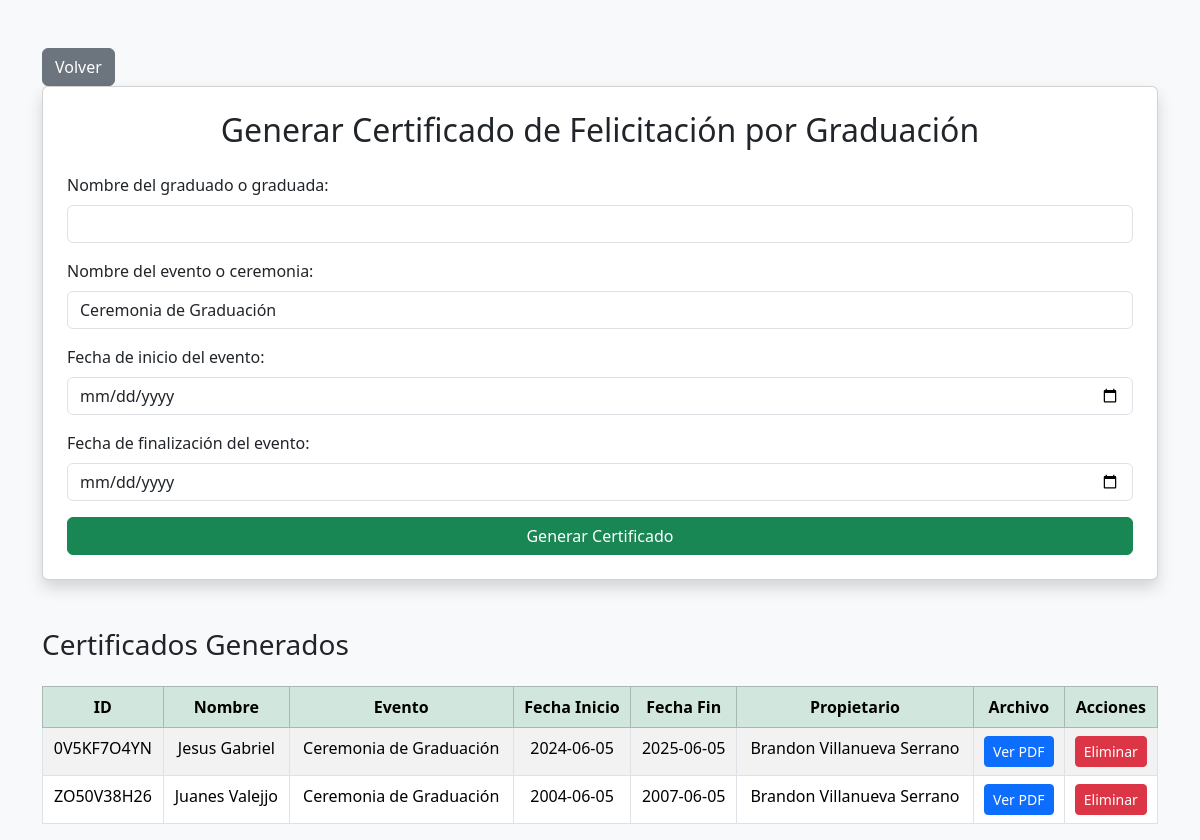
The app's page /roles/Administrador/certificados.php (signed in) with its own data.
### tables this page shows
CREATE TABLE `certificados` (
  `id_certificado` varchar(200) NOT NULL,
  `nombrePersona` varchar(45) NOT NULL,
  `evento` varchar(45) NOT NULL,
  `fecha_inicio_evento` date NOT NULL,
  `fecha_fin_evento` date NOT NULL,
  `Propietario` int(11) NOT NULL,
  `ruta_archivo` varchar(500) NOT NULL
);

CREATE TABLE `usuario` (
  `cedula` bigint(20) NOT NULL,
  `nombreCompleto` varchar(120) NOT NULL,
  `Telefono` bigint(20) NOT NULL,
  `Correo` varchar(120) NOT NULL,
  `contrasena` varchar(500) NOT NULL,
  `id_role` int(11) NOT NULL,
  `id_estado` int(11) NOT NULL,
  `id_empresa` int(11) DEFAULT NULL
);

### roles/Administrador/certificados.php (the view, shortened to what this page needs)
<?php
$conexion = new database;
$con = $conexion->conectar();
?>
<!DOCTYPE html>
<html lang="es">
<head>
    <link href="https://cdn.jsdelivr.net/npm/bootstrap@5.3.3/dist/css/bootstrap.min.css" rel="stylesheet">
</head>
<body class="bg-light">
    <div class="container mt-5">
    <a href="index.php" class="btn btn-secondary">Volver</a>
        <div class="card shadow p-4">
            <h2 class="text-center mb-4">Generar Certificado de Felicitación por Graduación</h2>
            <form action="generar_certificado.php" method="POST">
                <div class="mb-3">
                    <label for="nombrePersona" class="form-label">Nombre del graduado o graduada:</label>
                    <input type="text" class="form-control" id="nombrePersona" name="nombrePersona" required>
                </div>
                <div class="mb-3">
                    <label for="evento" class="form-label">Nombre del evento o ceremonia:</label>
                    <input type="text" class="form-control" id="evento" name="evento" value="Ceremonia de Graduación" required>
                </div>
                <div class="mb-3">
                    <label for="fecha_inicio_evento" class="form-label">Fecha de inicio del evento:</label>
                    <input type="date" class="form-control" id="fecha_inicio_evento" name="fecha_inicio_evento" required>
                </div>
                <div class="mb-3">
                    <label for="fecha_fin_evento" class="form-label">Fecha de finalización del evento:</label>
                    <input type="date" class="form-control" id="fecha_fin_evento" name="fecha_fin_evento" required>
                </div>
                <button type="submit" class="btn btn-success w-100">Generar Certificado</button>
            </form>
        </div>
    </div>
    <div class="container mt-5">
        <h3 class="mb-4">Certificados Generados</h3>
        <table class="table table-hover table-bordered table-striped">
            <thead class="table-success text-center">
                <tr>
                    <th>ID</th>
                    <th>Nombre</th>
                    <th>Evento</th>
                    <th>Fecha Inicio</th>
                    <th>Fecha Fin</th>
                    <th>Propietario</th>
                    <th>Archivo</th>
                    <th>Acciones</th>
                </tr>
            </thead>
            <tbody class="text-center">
                <?php
                $stmt = $con->prepare("SELECT *, u.nombreCompleto no FROM certificados
                INNER JOIN usuario u ON u.cedula = certificados.Propietario WHERE Propietario = ? GROUP BY fecha_inicio_evento DESC");
                $stmt->execute([$_SESSION['cedula']]);
                $certificados = $stmt->fetchAll(PDO::FETCH_ASSOC);
                foreach ($certificados as $cert): ?>
                    <tr>
                        <td><?= ($cert['id_certificado']) ?></td>
                        <td><?= ($cert['nombrePersona']) ?></td>
                        <td><?= ($cert['evento']) ?></td>
                        <td><?= ($cert['fecha_inicio_evento']) ?></td>
                        <td><?= ($cert['fecha_fin_evento']) ?></td>
                        <td><?= ($cert['no']) ?></td>
                        <td><a class="btn btn-sm btn-primary" href="../../certificados/<?= ($cert['ruta_archivo']) ?>" target="_blank">Ver PDF</a></td>
                        <td>
                            <form method="POST" onsubmit="return confirm('¿Deseas eliminar el certificado con identificador <?= $cert['id_certificado']; ?>?');">
                                <button type="submit" class="btn btn-sm btn-danger" name="borrar">Eliminar</button>
                            </form>
                        </td>
                    </tr>
                <?php endforeach; ?>
            </tbody>
        </table>
    </div>
</body>
</html>

### records on screen
certificados: id_certificado "0V5KF7O4YN", nombrePersona "Jesus Gabriel", evento "Ceremonia de Graduación", fecha_inicio_evento "2024-06-05", fecha_fin_evento "2025-06-05", usuario.nombreCompleto "Brandon Villanueva Serrano"
certificados: id_certificado "ZO50V38H26", nombrePersona "Juanes Valejjo", evento "Ceremonia de Graduación", fecha_inicio_evento "2004-06-05", fecha_fin_evento "2007-06-05", usuario.nombreCompleto "Brandon Villanueva Serrano"
